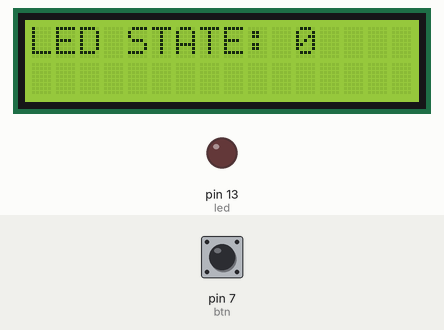
A sketch run on a simulated Arduino Uno, built with avr-gcc and run on an emulated ATmega328P. Parts: 16×2 character LCD, output pins drawn as LEDs (lit = HIGH). The test bench sets the inputs (shaded band); at power-on: pin 7 (btn) HIGH.

Above: at 1.2 s.
1.3 s: pin 7 (btn) pulled LOW for 0.15 s
At 2.0 s:
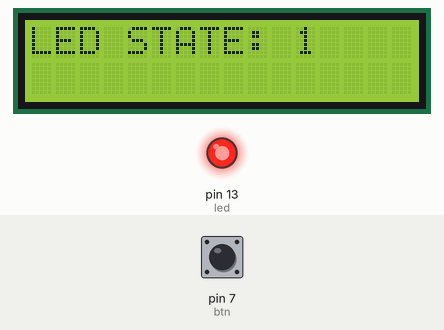
2.9 s: pin 7 (btn) pulled LOW for 1 s
At 3.4 s:
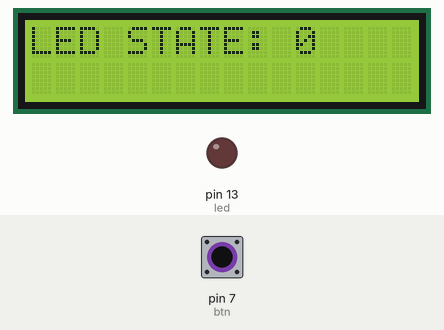
5.4 s: pin 7 (btn) pulled LOW for 3.2 s
At 6.5 s:
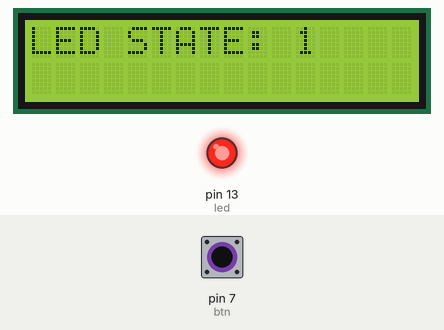
Timing chart, 0 to 8.4 s (numbered marks = the images above; inputs shaded):
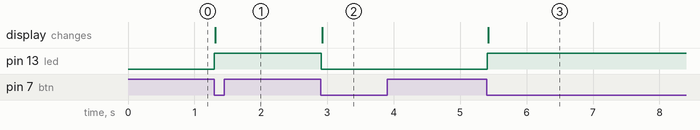

The sketch:

sketch.ino
```cpp
#include<LiquidCrystal_I2C.h>
LiquidCrystal_I2C lcd(0x27,16,2);
int led =13;
int btn=7;
static int led_state,prev_btn_data;
void setup() {
  lcd.init();
  lcd.backlight();
  pinMode(led, OUTPUT);
  pinMode(btn, INPUT_PULLUP);

}

void loop() {
  int btn_data=digitalRead(btn);
  if(btn_data==LOW &&btn_data!=prev_btn_data)
  {
    led_state=!led_state;
  }
  digitalWrite(led,led_state);
  lcd.setCursor(0,0);
  lcd.print("LED STATE: ");
  lcd.print(led_state);
  prev_btn_data=btn_data;

}
```

Measured:
- after the input at 1.3 s, pin 13 (led): LOW → HIGH at once; the display: changes at once (image 1)
- after the input at 2.9 s, pin 13 (led): HIGH → LOW at once; the display: changes at once (image 2)
- after the input at 5.4 s, pin 13 (led): LOW → HIGH at once; the display: changes at once (image 3)
